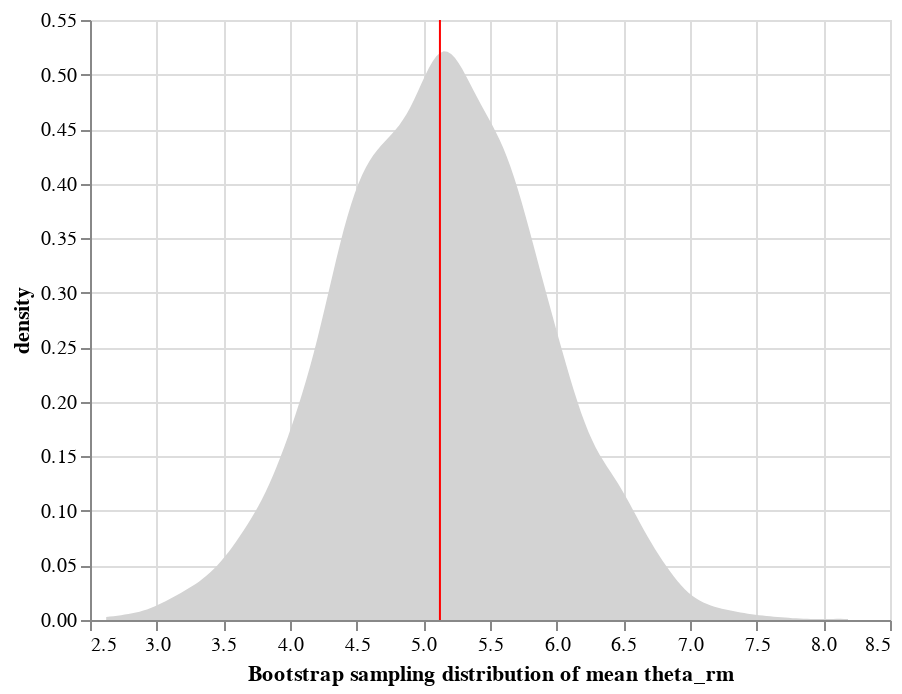

The code cell stored with this chart in its notebook:
### Markdown cell above
### Question 2.3.2 Visualizing the bootstrap sampling distribution of theta_RM (5 points)

Visualize the bootstrap sampling distribution ($\tilde{\theta}_{RM}$ = `bootstrap_theta_rm`) as a *density plot*, marking the mean with a vertical rule, as we did for the sampling distribution at the end of Part 1:

### Code cell
# YOUR CODE HERE
#Make density plot of theta_rm mean values derived above by bootstraping random samples 5000 times: 

#Convert Theta rm into dataframe:
df_theta = pd.DataFrame(data = {"theta_rm": bootstrap_theta_rm})


#Build density plot of mean theta_rm: 
density_thetarm = alt.Chart(df_theta).transform_density(
    as_ = ['theta_rm', 'density'],
    density = 'theta_rm').mark_area(color = 'lightgrey').encode(
    x = alt.X('theta_rm', axis = alt.Axis(title='Bootstrap sampling distribution of mean theta_rm')),
    y = alt.Y('density:Q'))

#Plot mean of the density_thetarm distribution from above: 
density_thetarm_mean = alt.Chart(df_theta).mark_rule(color = 'red').encode(x = 'mean(theta_rm)')

#So, Density Chart of bootstrap theta_rm with mean would look like this: 

chart = density_thetarm+density_thetarm_mean#+theta_rm_model#+ density_thetarm#+theta_rm_model

chart
#raise NotImplementedError()

### Figure 1 — Vega-Lite specification as saved in the notebook (floating-point values rounded to 4 significant figures; data arrays with more than 128 entries replaced by an {"elided": "..."} marker saying what was removed)
{"config": {"view": {"continuousWidth": 400, "continuousHeight": 300}}, "layer": [{"mark": {"type": "area", "color": "lightgrey"}, "encoding": {"x": {"type": "quantitative", "axis": {"title": "Bootstrap sampling distribution of mean theta_rm"}, "field": "theta_rm"}, "y": {"type": "quantitative", "field": "density"}}, "transform": [{"density": "theta_rm", "as": ["theta_rm", "density"]}]}, {"mark": {"type": "rule", "color": "red"}, "encoding": {"x": {"type": "quantitative", "aggregate": "mean", "field": "theta_rm"}}}], "data": {"name": "data-8afcfb89d6fd86b11b883d3ab618880c"}, "$schema": "https://vega.github.io/schema/vega-lite/v4.8.1.json", "datasets": {"data-8afcfb89d6fd86b11b883d3ab618880c": {"elided": "5000 records"}}}
